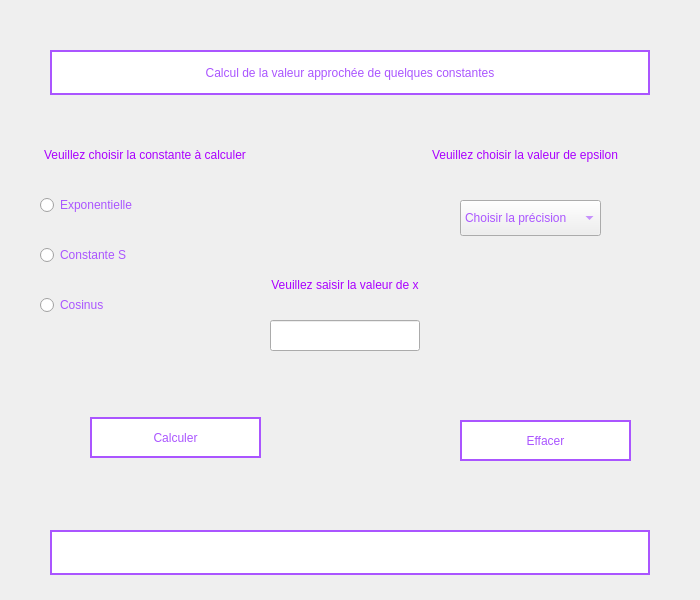
<?xml version="1.0" encoding="UTF-8"?>
<ui version="4.0">
 <class>Form</class>
 <widget class="QWidget" name="Form">
  <property name="geometry">
   <rect>
    <x>0</x>
    <y>0</y>
    <width>700</width>
    <height>600</height>
   </rect>
  </property>
  <property name="windowTitle">
   <string>Form</string>
  </property>
  <widget class="QLabel" name="label">
   <property name="geometry">
    <rect>
     <x>50</x>
     <y>50</y>
     <width>600</width>
     <height>45</height>
    </rect>
   </property>
   <property name="styleSheet">
    <string notr="true">border: 2px solid rgb(170, 85, 255);
background-color: white;
font: 75 14pt &quot;MS Shell Dlg 2&quot;;
color: rgb(170, 85, 255);</string>
   </property>
   <property name="text">
    <string>Calcul de la valeur approchée de quelques constantes</string>
   </property>
   <property name="alignment">
    <set>Qt::AlignCenter</set>
   </property>
  </widget>
  <widget class="QLabel" name="label_2">
   <property name="geometry">
    <rect>
     <x>20</x>
     <y>140</y>
     <width>250</width>
     <height>30</height>
    </rect>
   </property>
   <property name="styleSheet">
    <string notr="true">font: 75 9pt &quot;MS Shell Dlg 2&quot;;
color: rgb(170, 0, 255);</string>
   </property>
   <property name="text">
    <string>Veuillez choisir la constante à calculer</string>
   </property>
   <property name="alignment">
    <set>Qt::AlignCenter</set>
   </property>
  </widget>
  <widget class="QRadioButton" name="radio_expo">
   <property name="geometry">
    <rect>
     <x>30</x>
     <y>190</y>
     <width>125</width>
     <height>30</height>
    </rect>
   </property>
   <property name="styleSheet">
    <string notr="true">padding: 2px 10px;
font: 100 8pt &quot;MS Shell Dlg 2&quot;;
color: rgb(170, 85, 255);</string>
   </property>
   <property name="text">
    <string>Exponentielle </string>
   </property>
  </widget>
  <widget class="QRadioButton" name="radio_s">
   <property name="geometry">
    <rect>
     <x>30</x>
     <y>240</y>
     <width>125</width>
     <height>30</height>
    </rect>
   </property>
   <property name="styleSheet">
    <string notr="true">padding: 2px 10px;
font: 100 8pt &quot;MS Shell Dlg 2&quot;;
color: rgb(170, 85, 255);</string>
   </property>
   <property name="text">
    <string>Constante S</string>
   </property>
  </widget>
  <widget class="QRadioButton" name="radio_cos">
   <property name="geometry">
    <rect>
     <x>30</x>
     <y>290</y>
     <width>125</width>
     <height>30</height>
    </rect>
   </property>
   <property name="styleSheet">
    <string notr="true">padding: 2px 10px;
font: 100 8pt &quot;MS Shell Dlg 2&quot;;
color: rgb(170, 85, 255);</string>
   </property>
   <property name="text">
    <string>Cosinus</string>
   </property>
  </widget>
  <widget class="QLabel" name="label_3">
   <property name="geometry">
    <rect>
     <x>400</x>
     <y>140</y>
     <width>250</width>
     <height>30</height>
    </rect>
   </property>
   <property name="styleSheet">
    <string notr="true">font: 75 9pt &quot;MS Shell Dlg 2&quot;;
color: rgb(170, 0, 255);
</string>
   </property>
   <property name="text">
    <string>Veuillez choisir la valeur de epsilon</string>
   </property>
   <property name="alignment">
    <set>Qt::AlignCenter</set>
   </property>
  </widget>
  <widget class="QComboBox" name="comboBox">
   <property name="geometry">
    <rect>
     <x>460</x>
     <y>200</y>
     <width>141</width>
     <height>36</height>
    </rect>
   </property>
   <property name="styleSheet">
    <string notr="true">font: 100 8pt &quot;MS Shell Dlg 2&quot;;
color: rgb(170, 85, 255);</string>
   </property>
   <item>
    <property name="text">
     <string>Choisir la précision</string>
    </property>
   </item>
   <item>
    <property name="text">
     <string>0.001</string>
    </property>
   </item>
   <item>
    <property name="text">
     <string>0.0001</string>
    </property>
   </item>
   <item>
    <property name="text">
     <string>0.00001</string>
    </property>
   </item>
   <item>
    <property name="text">
     <string>0.000001</string>
    </property>
   </item>
  </widget>
  <widget class="QLabel" name="label_4">
   <property name="geometry">
    <rect>
     <x>220</x>
     <y>270</y>
     <width>250</width>
     <height>30</height>
    </rect>
   </property>
   <property name="styleSheet">
    <string notr="true">font: 75 9pt &quot;MS Shell Dlg 2&quot;;
color: rgb(170, 0, 255);</string>
   </property>
   <property name="text">
    <string>Veuillez saisir la valeur de x</string>
   </property>
   <property name="alignment">
    <set>Qt::AlignCenter</set>
   </property>
  </widget>
  <widget class="QLineEdit" name="lineEdit">
   <property name="geometry">
    <rect>
     <x>270</x>
     <y>320</y>
     <width>150</width>
     <height>31</height>
    </rect>
   </property>
   <property name="styleSheet">
    <string notr="true">font: 100 8pt &quot;MS Shell Dlg 2&quot;;
color: rgb(170, 85, 255);</string>
   </property>
   <property name="alignment">
    <set>Qt::AlignCenter</set>
   </property>
  </widget>
  <widget class="QPushButton" name="pushButton">
   <property name="geometry">
    <rect>
     <x>90</x>
     <y>417</y>
     <width>171</width>
     <height>41</height>
    </rect>
   </property>
   <property name="styleSheet">
    <string notr="true">border: 2px solid rgb(170, 85, 255);
background-color: white;
font: 75 14pt &quot;MS Shell Dlg 2&quot;;
color: rgb(170, 85, 255);</string>
   </property>
   <property name="text">
    <string>Calculer</string>
   </property>
  </widget>
  <widget class="QPushButton" name="pushButton_2">
   <property name="geometry">
    <rect>
     <x>460</x>
     <y>420</y>
     <width>171</width>
     <height>41</height>
    </rect>
   </property>
   <property name="styleSheet">
    <string notr="true">border: 2px solid rgb(170, 85, 255);
background-color: white;
font: 75 14pt &quot;MS Shell Dlg 2&quot;;
color: rgb(170, 85, 255);</string>
   </property>
   <property name="text">
    <string>Effacer</string>
   </property>
  </widget>
  <widget class="QLabel" name="resultLabel">
   <property name="geometry">
    <rect>
     <x>50</x>
     <y>530</y>
     <width>600</width>
     <height>45</height>
    </rect>
   </property>
   <property name="styleSheet">
    <string notr="true">border: 2px solid rgb(170, 85, 255);
background-color: white;
font: 75 14pt &quot;MS Shell Dlg 2&quot;;
color: rgb(170, 85, 255);</string>
   </property>
   <property name="text">
    <string/>
   </property>
   <property name="alignment">
    <set>Qt::AlignCenter</set>
   </property>
  </widget>
 </widget>
 <resources/>
 <connections/>
</ui>
